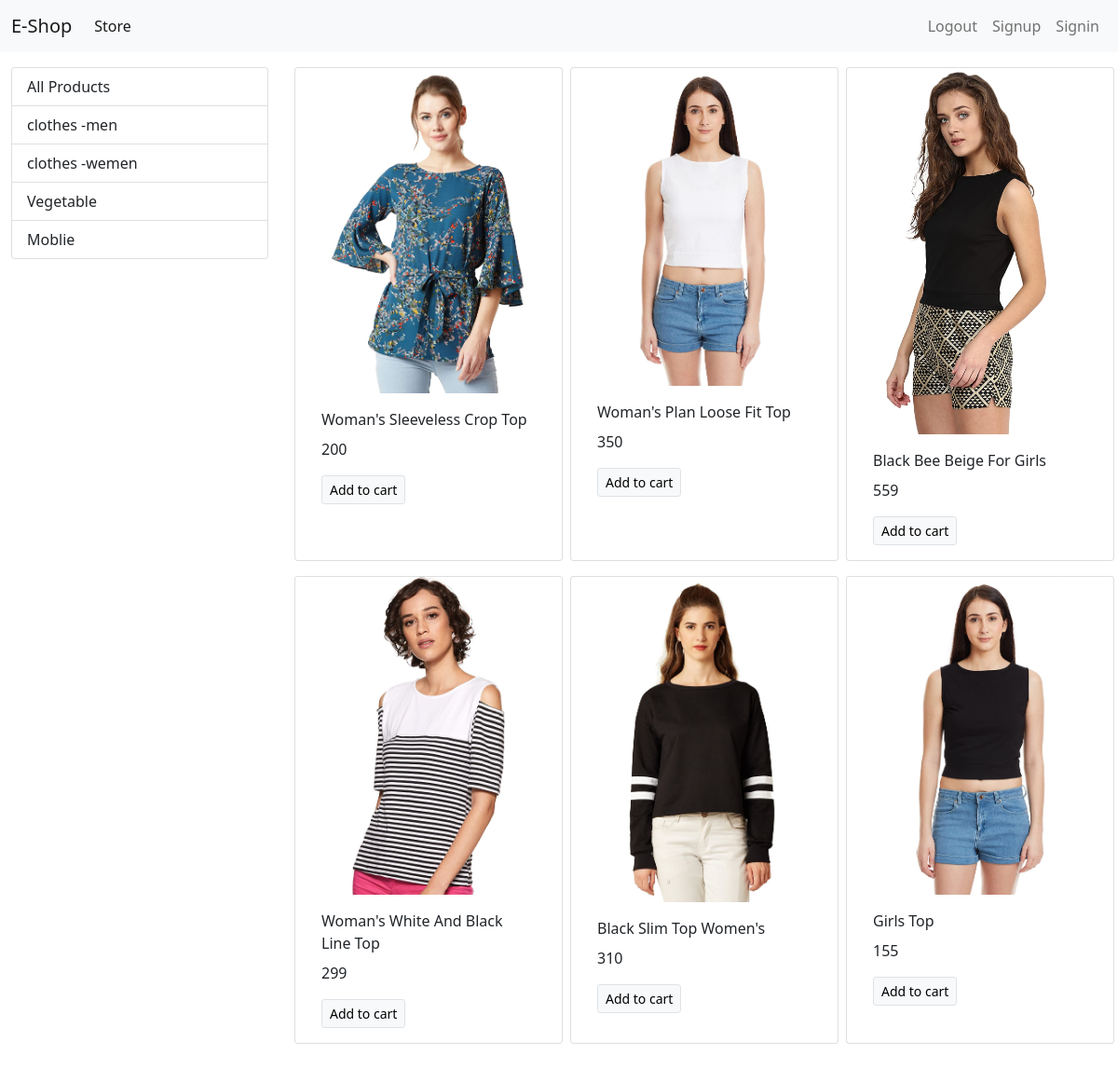
The app's page /?category=2 with its own data.
### store/models/category.py (models this page shows, shortened)
class Category(models.Model):
    name = models.CharField(max_length=100)
    @staticmethod
    def get_all_categories():
        return Category.objects.all()

### store/models/product.py (models this page shows, shortened)
class Product(models.Model):
    name = models.CharField(max_length=100)
    price = models.IntegerField(default=0)
    category = models.ForeignKey(Category, on_delete=models.CASCADE, default=1)
    description = models.CharField(max_length=100, default='', null=True, blank=True)
    image = models.ImageField(upload_to='uploads\products')
    @staticmethod
    def get_all_products_by_categoryid(category_id):
        if category_id:
            return Product.objects.filter(category = category_id)
        else:
            return Product.get_all_products();

### store/views.py (the view)
# urls.py: path('', index),
def index(request):
    products = None
    categories = Category.get_all_categories()
    categoryID = request.GET.get('category')
    if categoryID:
        products = Product.get_all_products_by_categoryid(categoryID)
    else:
        products = Product.get_all_products();
    data = {}
    data["products"] = products
    data["categories"] = categories
    return render(request, 'index.html', data )

### store/templates/index.html
{% extends 'base.html' %}
{% block content %}
<div class="container-fluid my-3">
  <div class="row">
    <div class="col-lg-3 mx-auto">
      <div class="list-group">
        <a href="/" class="list-group-item list-group-item-action">All Products</a>
        {% for category in categories %}
        <a href="/?category={{category.id}}" class="list-group-item list-group-item-action"> {{category.name}}</a>
       {% endfor %}
      </div>
    </div>
    <div id="products" class="col-lg-9 mx-auto">
      <div class="row ms-auto">
        {% for product in products %}
        <div class="card mx-auto mb-3" style="width: 18rem;">
          <img class="card-img-top" src="{{product.image.url}}" alt="Card image cap">
          <div class="card-body">
            <p class="card-title">{{product.name}}</p>
            <p class="card-text">{{product.price}}</p>
            <a href="#" class="btn btn-light border btn-sm">Add to cart</a>
          </div>
        </div>
        {% endfor %}
      </div>
    </div>
  </div>
</div>
{% endblock %}

### records on screen
Category: name "clothes -men"
Category: name "clothes -wemen"
Category: name "Vegetable"
Category: name "Moblie"
Product: image (picture), name "Woman's Sleeveless Crop Top", price "200"
Product: image (picture), name "Woman's Plan Loose Fit Top", price "350"
Product: image (picture), name "Black Bee Beige For Girls", price "559"
Product: image (picture), name "Woman's White And Black Line Top", price "299"
Product: image (picture), name "Black Slim Top Women's", price "310"
Product: image (picture), name "Girls Top", price "155"
